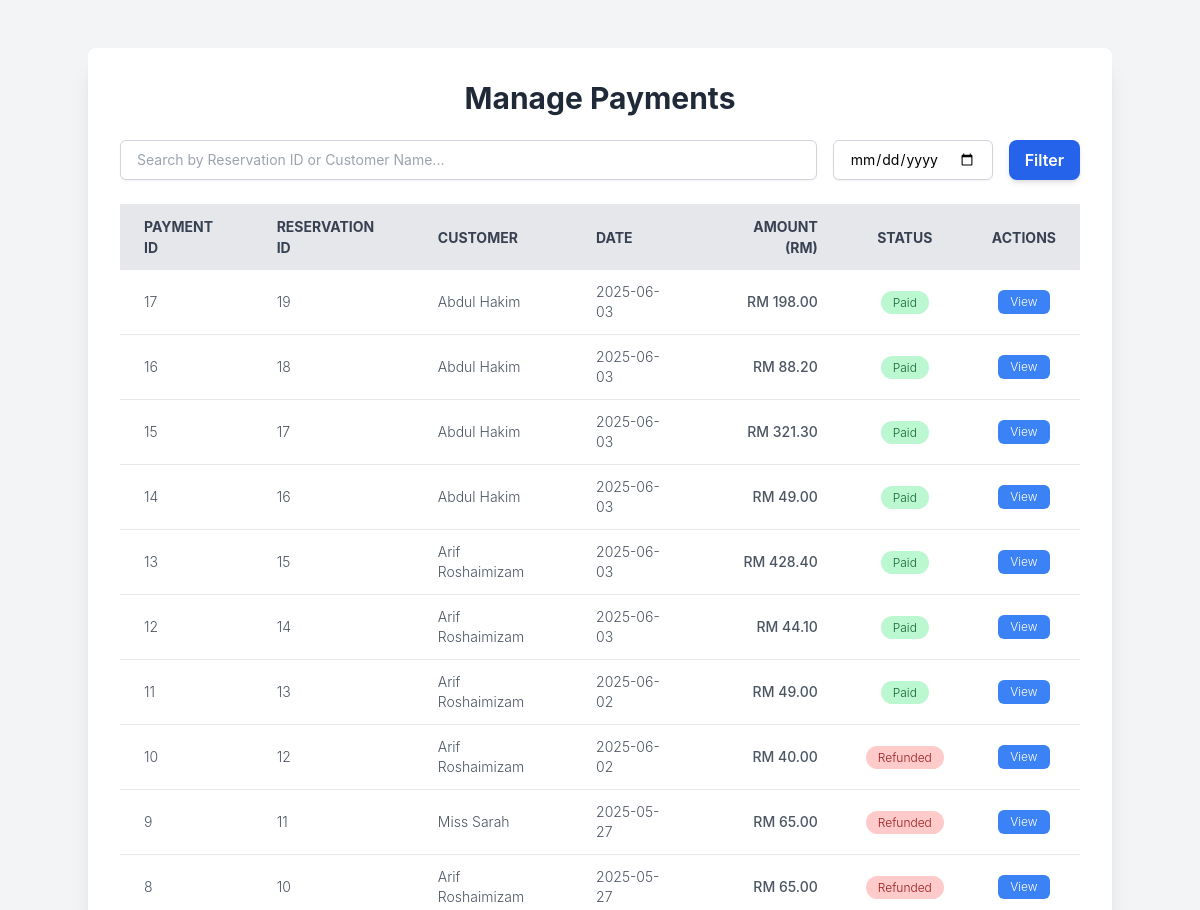
/admin/manage_payments.php (signed in, upper part), run on an earlier commit of the app's database.
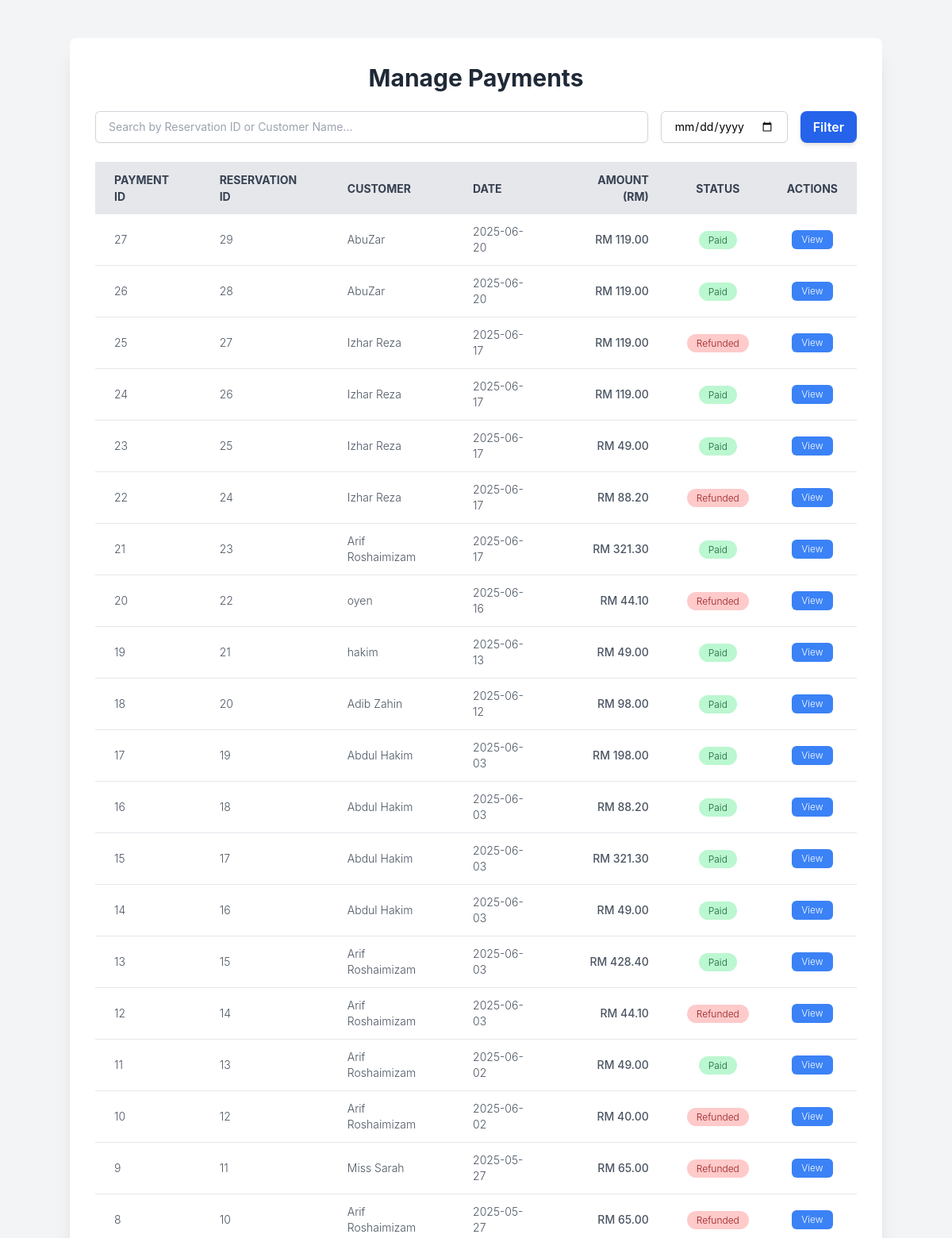
And on a later commit of the database.
### tables this page shows
CREATE TABLE `payments` (
  `paymentID` int(11) NOT NULL,
  `reservationID` int(11) DEFAULT NULL,
  `paymentMethod` varchar(50) DEFAULT NULL,
  `amountPaid` decimal(10,2) DEFAULT NULL,
  `paymentDate` timestamp NOT NULL DEFAULT current_timestamp(),
  `paymentStatus` enum('pending','paid','refunded') DEFAULT 'pending'
);

CREATE TABLE `users` (
  `userID` int(11) NOT NULL,
  `fullName` varchar(100) DEFAULT NULL,
  `email` varchar(100) DEFAULT NULL,
  `phone` varchar(20) NOT NULL,
  `password` varchar(255) DEFAULT NULL,
  `role` enum('user','admin') DEFAULT 'user',
  `createdAt` timestamp NOT NULL DEFAULT current_timestamp()
);

### admin/manage_payments.php (the view, shortened to what the changed rows need)
<?php
include '../dbconfig.php';
$payments = [];
$query = "
    SELECT
        p.paymentID,
        p.reservationID,
        p.amountPaid,
        p.paymentDate,
        p.paymentStatus,
        r.userID,
        u.fullName AS customerName
    FROM
        payments p
    LEFT JOIN
        reservations r ON p.reservationID = r.reservationID
    LEFT JOIN
        users u ON r.userID = u.userID
    ORDER BY
        p.paymentDate DESC
";
$result = $conn->query($query);
if ($result) {
    while ($row = $result->fetch_assoc()) {
        $payments[] = $row;
    }
} else {
    $message = 'Error loading payments: ' . $conn->error;
    $messageType = 'error';
}
?>
<!DOCTYPE html>
<html lang="en">
<head>
    <script src="https://cdn.tailwindcss.com"></script>
</head>
<body class="bg-gray-100 min-h-screen flex flex-col items-center p-4">
    <div class="bg-white p-8 rounded-lg shadow-xl w-full max-w-5xl mt-8">
        <h1 class="text-3xl font-bold text-gray-800 mb-6 text-center">Manage Payments</h1>
        <div class="overflow-x-auto">
            <table class="min-w-full bg-white rounded-lg shadow-md">
                <thead>
                    <tr class="bg-gray-200 text-gray-700 uppercase text-sm leading-normal">
                        <th class="py-3 px-6 text-left">Payment ID</th>
                        <th class="py-3 px-6 text-left">Reservation ID</th>
                        <th class="py-3 px-6 text-left">Customer</th>
                        <th class="py-3 px-6 text-left">Date</th>
                        <th class="py-3 px-6 text-right">Amount (RM)</th>
                        <th class="py-3 px-6 text-center">Status</th>
                        <th class="py-3 px-6 text-center">Actions</th>
                    </tr>
                </thead>
                <tbody id="paymentsTableBody" class="text-gray-600 text-sm font-light">
                    <?php if (empty($payments)): ?>
                        <tr><td colspan="7" class="py-3 px-6 text-center text-gray-500">No payments found.</td></tr>
                    <?php else: ?>
                        <?php foreach ($payments as $payment): ?>
                            <tr class="border-b border-gray-200 hover:bg-gray-100">
                                <td class="py-3 px-6 text-left whitespace-nowrap"><?php echo htmlspecialchars($payment['paymentID']); ?></td>
                                <td class="py-3 px-6 text-left"><?php echo htmlspecialchars($payment['reservationID'] ?? 'N/A'); ?></td>
                                <td class="py-3 px-6 text-left"><?php echo htmlspecialchars($payment['customerName'] ?? 'N/A'); ?></td>
                                <td class="py-3 px-6 text-left"><?php echo htmlspecialchars(date('Y-m-d', strtotime($payment['paymentDate']))); ?></td>
                                <td class="py-3 px-6 text-right font-medium">RM <?php echo htmlspecialchars(number_format($payment['amountPaid'], 2)); ?></td>
                                <td class="py-3 px-6 text-center">
                                    <?php
                                        $statusClass = '';
                                        if ($payment['paymentStatus'] === 'paid') {
                                            $statusClass = 'bg-green-200 text-green-800';
                                        } elseif ($payment['paymentStatus'] === 'pending') {
                                            $statusClass = 'bg-yellow-200 text-yellow-800';
                                        } elseif ($payment['paymentStatus'] === 'refunded') {
                                            $statusClass = 'bg-red-200 text-red-800';
                                        }
                                    ?>
                                    <span class="<?php echo $statusClass; ?> py-1 px-3 rounded-full text-xs"><?php echo htmlspecialchars(ucfirst($payment['paymentStatus'])); ?></span>
                                </td>
                                <td class="py-3 px-6 text-center">
                                    <div class="flex item-center justify-center space-x-2">
                                        <a href="view_payment_details.php?payment_id=<?php echo htmlspecialchars($payment['paymentID']); ?>" class="bg-blue-500 text-white py-1 px-3 rounded-md text-xs hover:bg-blue-600 transition duration-300">View</a>
                                    </div>
                                </td>
                            </tr>
                        <?php endforeach; ?>
                    <?php endif; ?>
                </tbody>
            </table>
        </div>
    </div>
</body>
</html>

What changed in the data, as far as the page shows it:
added payments: paymentID "27", reservationID "29", users.fullName "AbuZar", paymentDate "2025-06-20", amountPaid "119.00", paymentStatus "Paid"
added payments: paymentID "26", reservationID "28", users.fullName "AbuZar", paymentDate "2025-06-20", amountPaid "119.00", paymentStatus "Paid"
added payments: paymentID "25", reservationID "27", users.fullName "Izhar Reza", paymentDate "2025-06-17", amountPaid "119.00", paymentStatus "Refunded"
added payments: paymentID "24", reservationID "26", users.fullName "Izhar Reza", paymentDate "2025-06-17", amountPaid "119.00", paymentStatus "Paid"
added payments: paymentID "23", reservationID "25", users.fullName "Izhar Reza", paymentDate "2025-06-17", amountPaid "49.00", paymentStatus "Paid"
added payments: paymentID "22", reservationID "24", users.fullName "Izhar Reza", paymentDate "2025-06-17", amountPaid "88.20", paymentStatus "Refunded"
added payments: paymentID "21", reservationID "23", users.fullName "Arif Roshaimizam", paymentDate "2025-06-17", amountPaid "321.30", paymentStatus "Paid"
added payments: paymentID "20", reservationID "22", users.fullName "oyen", paymentDate "2025-06-16", amountPaid "44.10", paymentStatus "Refunded"
added payments: paymentID "19", reservationID "21", users.fullName "hakim", paymentDate "2025-06-13", amountPaid "49.00", paymentStatus "Paid"
added payments: paymentID "18", reservationID "20", users.fullName "Adib Zahin", paymentDate "2025-06-12", amountPaid "98.00", paymentStatus "Paid"
changed payments id 12: paymentStatus "Paid" → "Refunded"
